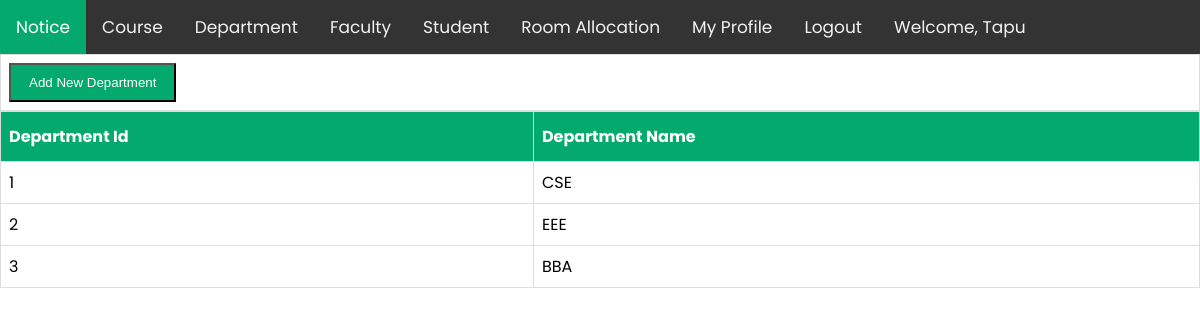
The app's page /views/Department.php (signed in) with its own data.
### tables this page shows
CREATE TABLE `department` (
  `id` int(11) NOT NULL,
  `departmentName` varchar(20) NOT NULL
);

### Models/db_config.php (called while the page is built, shortened)
<?php
        function AllDepartment(){
            $con = mysqli_connect('localhost','root', '', 'webtech');
            $sql = 'select * from department';
            $result = mysqli_query($con,$sql);
            $ArrayF=array();
            while($row = mysqli_fetch_assoc($result)){
                $ArrayF[]=$row;
            }
            return $ArrayF;
        }
?>

### Controllers/departmentList.php (called while the page is built)
<?php
require '../Models/db_config.php';
function getAllDepartment(){
    $departments = AllDepartment();
    return $departments;
}
?>

### Views/Department.php (the view, shortened to what this page needs)
<?php
    include 'navbar.php';
    require_once '../Controllers/departmentList.php';
    $departments = getAllDepartment();
?>
    <form action="">
        <table>
            <tr>
            <td><button class="button"><a href="./AddNewDepartment.php">Add New Department</a></button></td>
                <table cellspacing="0" cellpadding="0" border="1" width="361px" height="86px">
                    <tr align="center" >
                        <th >Department Id</th>
                        <th >Department Name</th>
                        <?php
                        echo "<tr align='center'>";
                        foreach($departments as $department){
                            echo "<tr>";
                            echo "<td>".$department['id']."</td>";
                            echo "<td>".$department['departmentName']."</td>";
                        }
                        ?>
                </table>
    </form>
</body>
</html>

### Views/navbar.php (style rules this page uses)
body { margin: 0; font-family: 'Poppins', sans-serif; }
.button { width: auto; padding: 10px 18px; background-color: #04AA6D; }
.button a { color: white; text-decoration:none }
table { font-family: 'Poppins', sans-serif; border-collapse: collapse; width: 100%; }
td, th { border: 1px solid #ddd; padding: 8px; }
th { padding-top: 12px; padding-bottom: 12px; text-align: left; background-color: #04AA6D; color: white; }

### records on screen
department: id "1", departmentName "CSE"
department: id "2", departmentName "EEE"
department: id "3", departmentName "BBA"
